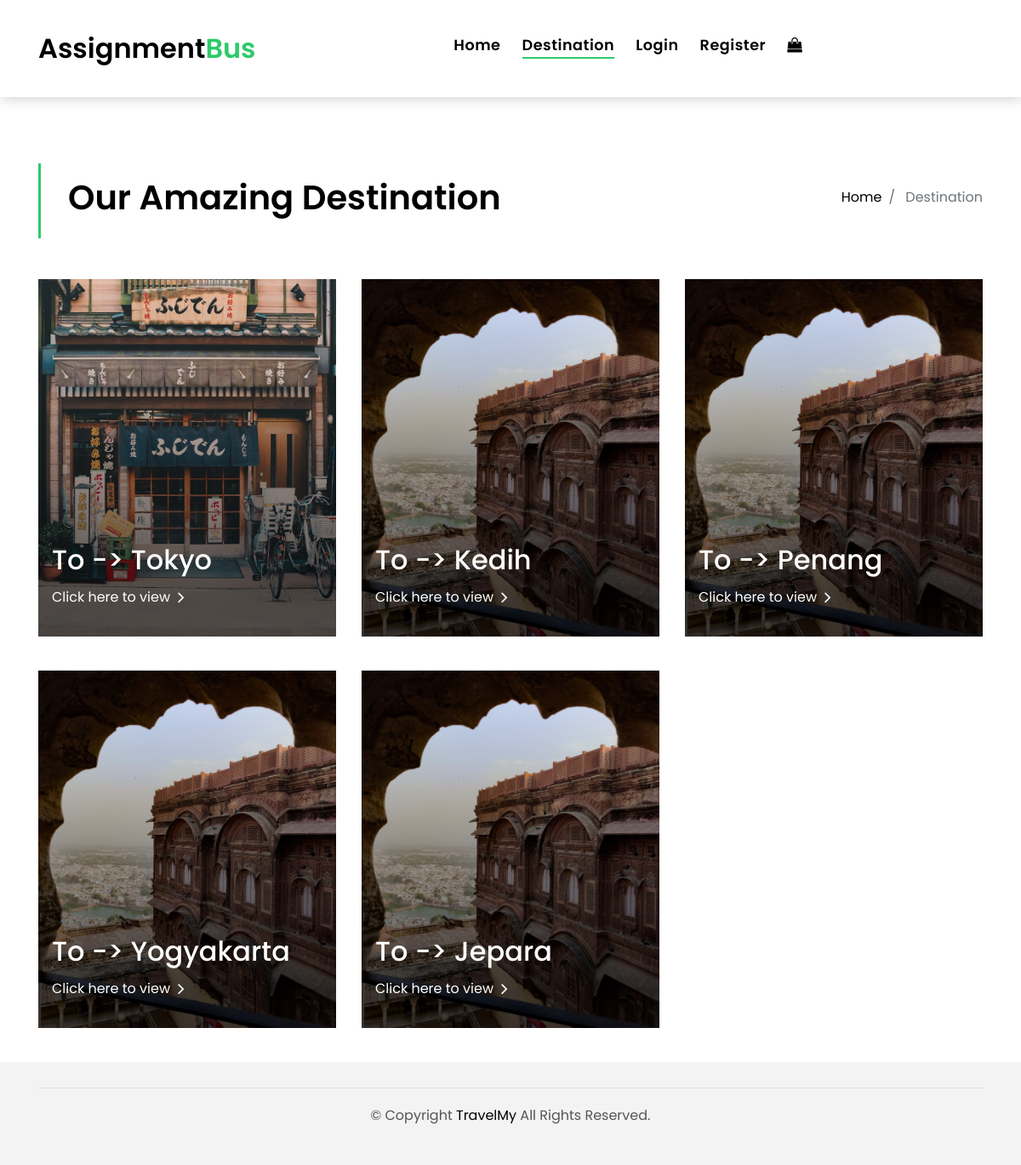
Page /destination.php on the committed database.
### tables this page shows
CREATE TABLE `destinations` (
  `id_destination` int(11) NOT NULL,
  `name` varchar(255) NOT NULL,
  `image` varchar(255) NOT NULL,
  `address` text NOT NULL
);

### config/MainClass.php (called while the page is built, shortened)
<?php
class MainClass
{
    function __construct()
    {
        $host = "localhost";
        $user = "root";
        $pw = "";
        $db = "assignment_php";
        $this->db = new PDO("mysql:$host", $user, $pw);
        $this->db->exec("CREATE DATABASE IF NOT EXISTS $db");
        $this->db->exec("USE $db");
    }
    function getDestinantion($id = null)
    {
        if ($id == null) {
            return $this->db->query("SELECT * FROM `destinations` order by id_destination desc ")->fetchAll();
        } else {
            return $this->db->query("SELECT * FROM `destinations` where id_destination ='$id' ")->fetch();
        }
    }
}
$use = new MainClass();

### destination.php (the view, shortened to what this page needs)
<?php
require 'config/MainClass.php';
$destinationItems = $use->getDestinantion();
?>
<!DOCTYPE html>
<html lang="en">
<head>
    <link href="lib/bootstrap/css/bootstrap.min.css" rel="stylesheet">
    <link href="lib/font-awesome/css/font-awesome.min.css" rel="stylesheet">
    <link href="lib/animate/animate.min.css" rel="stylesheet">
    <link href="lib/ionicons/css/ionicons.min.css" rel="stylesheet">
    <link href="lib/owlcarousel/assets/owl.carousel.min.css" rel="stylesheet">
    <link href="css/style.css" rel="stylesheet">
</head>
<body>
<nav class="navbar navbar-default navbar-trans navbar-expand-lg fixed-top">
    <div class="container">
        <a class="navbar-brand text-brand" href="index.php">Assignment<span class="color-b">Bus</span></a>
        <div class="navbar-collapse collapse justify-content-center" id="navbarDefault">
            <ul class="navbar-nav">
                <li class="nav-item">
                    <a class="nav-link " href="index.php">Home</a>
                </li>
                <li class="nav-item">
                    <a class="nav-link active" href="destination.php">Destination</a>
                </li>
                <?php if (empty($_SESSION['member'])): ?>
                    <li class="nav-item">
                        <a class="nav-link" href="login.php">Login</a>
                    </li>
                    <li class="nav-item">
                        <a class="nav-link" href="register.php">Register</a>
                    </li>
                <?php endif; ?>
                <li class="nav-item">
                    <a class="nav-link" href="shoping-bag.php"><i class="fa fa-shopping-bag"></i></a>
                </li>
            </ul>
        </div>
    </div>
</nav>
<section class="intro-single">
    <div class="container">
        <div class="row">
            <div class="col-md-12 col-lg-8">
                <div class="title-single-box">
                    <h1 class="title-single">Our Amazing Destination</h1>
                </div>
            </div>
            <div class="col-md-12 col-lg-4">
                <nav aria-label="breadcrumb" class="breadcrumb-box d-flex justify-content-lg-end">
                    <ol class="breadcrumb">
                        <li class="breadcrumb-item">
                            <a href="#">Home</a>
                        </li>
                        <li class="breadcrumb-item active" aria-current="page">
                            Destination
                        </li>
                    </ol>
                </nav>
            </div>
        </div>
    </div>
</section>
<section class="property-grid grid">
    <div class="container">
        <div class="row">
            <?php foreach ($destinationItems as $destinationItem): ?>
            <div class="col-md-4">
                <div class="card-box-a card-shadow">
                    <div class="img-box-a">
                        <img src="img/travel/<?= $destinationItem['image'] ?>" alt="" class="img-a img-fluid"
                             style="height: 420px;object-fit: cover" onerror="this.onerror=null;this.src='img/travel/no.jpeg'">
                    </div>
                    <div class="card-overlay">
                        <div class="card-overlay-a-content">
                            <div class="card-header-a">
                                <h2 class="card-title-a">
                                    <a href="detail-destination.php?id=<?=$destinationItem['id_destination'] ?>">To -> <?= $destinationItem['name'] ?></a>
                                </h2>
                            </div>
                            <div class="card-body-a">
                                <a href="detail-destination.php?id=<?=$destinationItem['id_destination'] ?>" class="link-a">Click here to view
                                    <span class="ion-ios-arrow-forward"></span>
                                </a>
                            </div>
                        </div>
                    </div>
                </div>
            </div>
            <?php endforeach; ?>
        </div>
    </div>
</section>
<footer>
    <div class="container">
        <div class="row">
            <div class="col-md-12">
                <div class="copyright-footer">
                    <p class="copyright color-text-a">
                        &copy; Copyright
                        <span class="color-a">TravelMy</span> All Rights Reserved.
                    </p>
                </div>
            </div>
        </div>
    </div>
</footer>
</body>
</html>

### rows in the picture
destinations: image (picture), name "Tokyo"
destinations: name "Kedih"
destinations: name "Penang"
destinations: name "Yogyakarta"
destinations: name "Jepara"
